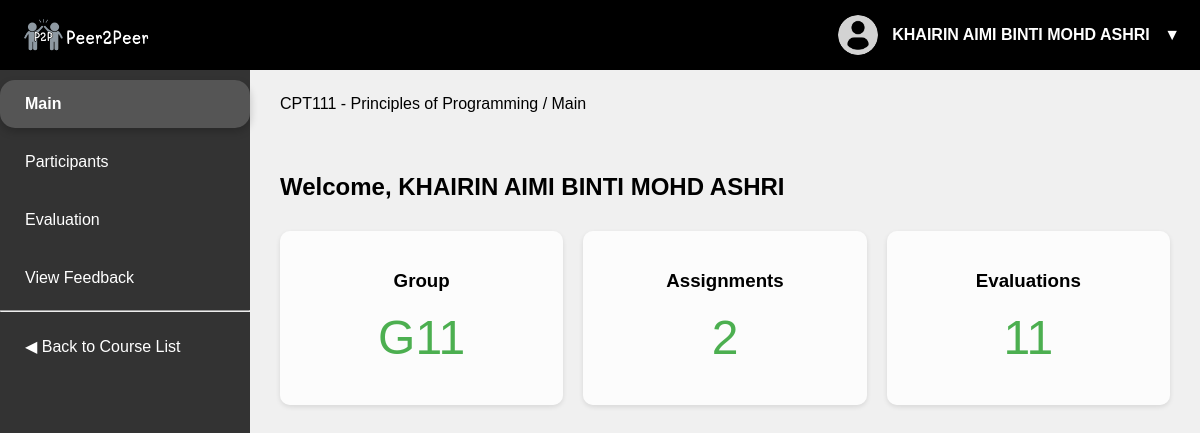
Screenshot of /course/1 (signed in) with the database file from the repository.
### models.py (models this page shows)
class User(db.Model):
    __tablename__ = 'User'
    id = db.Column(db.Integer, primary_key=True)
    name = db.Column(db.String(100), nullable=False)
    email = db.Column(db.String(100), unique=True, nullable=False)
    username = db.Column(db.String(50), unique=True, nullable=False)
    password = db.Column(db.String(255), nullable=False)  # Store hashed passwords
    role = db.Column(SQLAlchemyEnum('student', 'lecturer', 'admin', name='user_roles'), nullable=False)
    enrollments = db.relationship('UserCourseEnrollment', back_populates='user')
    group_evaluations = db.relationship('GroupEvaluations', back_populates='evaluatee', lazy=True)  # Add this line

class Course(db.Model):
    __tablename__ = 'Course'
    id = db.Column(db.Integer, primary_key=True)
    name = db.Column(db.String(100), nullable=False)
    code = db.Column(db.String(20), unique=True, nullable=False)
    enrollments = db.relationship('UserCourseEnrollment', back_populates='course')
    assignments = db.relationship('Assignments', back_populates='course')
    self_evaluations = db.relationship('SelfEvaluations', back_populates='course')
    comments = db.relationship('Comments', back_populates='course')

class Groups(db.Model):
    __tablename__ = 'Groups'
    id = db.Column(db.Integer, primary_key=True)
    course_id = db.Column(db.Integer, db.ForeignKey('Course.id'), nullable=False)
    name = db.Column(db.String(100), nullable=False)
    course = db.relationship('Course', backref='groups')
    members = db.relationship('GroupMembers', back_populates='group')
    group_evaluations = db.relationship('GroupEvaluations', back_populates='group', lazy=True)
    participation_evaluations = db.relationship('ParticipationEvaluations', back_populates='group', lazy=True)  # Add this line
    leadership_evaluations = db.relationship('LeadershipEvaluations', back_populates='group', lazy=True)
    cooperation_evaluations = db.relationship('CooperationEvaluations', back_populates='group', lazy=True)
    time_management_evaluations = db.relationship('TimeManagementEvaluations', back_populates='group', lazy=True)
    communication_evaluations = db.relationship('CommunicationEvaluations', back_populates='group', lazy=True)
    problem_solving_evaluations = db.relationship('ProblemSolvingEvaluations', back_populates='group', lazy=True)

### app.py (the view)
@app.route('/course/<int:course_id>')
def course_view(course_id):
    course = Course.query.get(course_id)
    if course is None:
        abort(404)  # Return a 404 error if the course is not found
    if 'user_id' not in session:
        abort(403)  # Forbidden if the user is not logged in
    user_id = session['user_id']
    user = User.query.get(user_id)  # Fetch the user from the database
    if user is None:
        abort(403)  # Forbidden if the user is not found
    user_role = session.get('role')  # Assuming role is stored in session
    enrolled_students_count = get_enrolled_students_count(course_id)  # Function to get count of enrolled students
    group_count = get_group_count(course_id)  # Count the number of groups
    assignments_count = get_assignments_count(course_id)  # Count of assignments
    evaluations_count = get_evaluations_count(user_id, course_id)
    group_name = None
    group_membership = GroupMembers.query.filter_by(user_id=user_id).first()
    if group_membership:
        group = Groups.query.get(group_membership.group_id)  # Get the group based on membership
        if group:
            group_name = group.name  # Get the group name
    groups = Groups.query.filter_by(course_id=course_id).all()
    group_id = request.args.get('group_id', type=int)
    if user_role == 'lecturer':
        query = db.session.query(
            GroupEvaluations.assignment_id,
            Assignments.title.label('assignment_title'),
            db.func.avg(GroupEvaluations.Pavg).label('avg_participation'),
            db.func.avg(GroupEvaluations.Lavg).label('avg_leadership'),
            db.func.avg(GroupEvaluations.Cavg).label('avg_cooperation'),
            db.func.avg(GroupEvaluations.TMavg).label('avg_time_management'),
            db.func.avg(GroupEvaluations.CommAvg).label('avg_communication'),
            db.func.avg(GroupEvaluations.PSavg).label('avg_problem_solving')
        ).join(Assignments, GroupEvaluations.assignment_id == Assignments.id
        ).filter(Assignments.course_id == course_id)
        if group_id:
            query = query.filter(GroupEvaluations.group_id == group_id)
        evaluations = query.group_by(GroupEvaluations.assignment_id, Assignments.title).all()
        assignments = [e.assignment_title for e in evaluations]
        avg_participation = [e.avg_participation for e in evaluations]
        avg_leadership = [e.avg_leadership for e in evaluations]
        avg_cooperation = [e.avg_cooperation for e in evaluations]
        avg_time_management = [e.avg_time_management for e in evaluations]
        avg_communication = [e.avg_communication for e in evaluations]
        avg_problem_solving = [e.avg_problem_solving for e in evaluations]
        fig = go.Figure()
        fig.add_trace(go.Bar(x=assignments, y=avg_participation, name='Participation', marker_color='#E0F2F1'))
        fig.add_trace(go.Bar(x=assignments, y=avg_leadership, name='Leadership', marker_color='#B2DFDB'))
        fig.add_trace(go.Bar(x=assignments, y=avg_cooperation, name='Cooperation', marker_color='#80CBC4'))
        fig.add_trace(go.Bar(x=assignments, y=avg_time_management, name='Time Management', marker_color='#4DB6AC'))
        fig.add_trace(go.Bar(x=assignments, y=avg_communication, name='Communication', marker_color='#26A69A'))
        fig.add_trace(go.Bar(x=assignments, y=avg_problem_solving, name='Problem Solving', marker_color='#00897B'))
        fig.update_layout(
            title='Average Scores by Assignment',
            xaxis_title='Assignments',
            yaxis_title='Average Scores',
            barmode='group',
            plot_bgcolor='white',
            paper_bgcolor='white',
            font=dict(color='#333333'),
            xaxis=dict(showgrid=False),
            yaxis=dict(showgrid=True, gridcolor='#EEEEEE')
        )
        plot_html = fig.to_html(full_html=False)
        completed, pending = get_evaluation_completion_status(course_id)
        fig = go.Figure(data=[go.Pie(
            labels=['Completed', 'Pending'],
            values=[completed, pending],
            hole=.5,
            marker=dict(colors=['#4CAF50', '#C0C0C0'])
        )])
        fig.update_layout(title='Group Evaluation Completion Status')
        completion_html = fig.to_html(full_html=False)
        radar_query = db.session.query(
            func.avg(GroupEvaluations.Pavg).label('participation'),
            func.avg(GroupEvaluations.Lavg).label('leadership'),
            func.avg(GroupEvaluations.Cavg).label('cooperation'),
            func.avg(GroupEvaluations.TMavg).label('time_management'),
            func.avg(GroupEvaluations.CommAvg).label('communication'),
            func.avg(GroupEvaluations.PSavg).label('problem_solving')
        ).join(Groups, Groups.id == GroupEvaluations.group_id
        ).filter(Groups.course_id == course_id)
        if group_id:
            radar_query = radar_query.filter(GroupEvaluations.group_id == group_id)
        radar_scores = radar_query.first()
        categories = ['Participation', 'Leadership', 'Cooperation', 'Time Management', 'Communication', 'Problem Solving']
        scores = [
            radar_scores.participation,
            radar_scores.leadership,
            radar_scores.cooperation,
            radar_scores.time_management,
            radar_scores.communication,
            radar_scores.problem_solving
        ]
        scores = [s if s is not None else 0 for s in scores]
        radar_fig = go.Figure()
        radar_fig.add_trace(go.Scatterpolar(
            r=scores,
            theta=categories,
            fill='toself',
            name='Average',
            line_color='rgba(34, 94, 168, 0.8)'
        ))
        radar_fig.update_layout(
            polar=dict(radialaxis=dict(visible=True, range=[0, 5])),
            showlegend=True,
            title='Overall Group Performance'
        )
        radar_html = radar_fig.to_html(full_html=False)
        return render_template('course_view_lecturer.html',
                               user=user,
                               course=course,
                               enrolled_students_count=enrolled_students_count,
                               group_count=group_count,
                               assignments_count=assignments_count,
                               groups=groups,
                               selected_group_id=group_id,
                               plot_html=plot_html,
                               completion_html=completion_html,
                               radar_html=radar_html,
                               active_page='course_view_lecturer')
    elif user_role == 'student':
        return render_template('course_view_student.html',
                                user=user,
                                course=course,
                                group_name=group_name,
                                assignments_count=assignments_count,
                                evaluations_count=evaluations_count,
                                active_page='course_view_student')
    else:
        abort(403)  # Forbidden if the role is not recognized

### app.py (called while the page is built)
def get_enrolled_students_count(course_id):
    return UserCourseEnrollment.query.join(User).filter(
        UserCourseEnrollment.course_id == course_id,
        User.role == 'student'  # Ensure only students are counted
    ).count()

def get_group_count(course_id):
    return Groups.query.filter_by(course_id=course_id).count()

def get_assignments_count(course_id):
    return Assignments.query.filter_by(course_id=course_id).count()

def get_evaluations_count(user_id, course_id):
    group_membership = GroupMembers.query.filter_by(user_id=user_id).first()
    if not group_membership:
        return 0  # No group membership, return 0 evaluations
    group = Groups.query.get(group_membership.group_id)  # Get the group based on membership
    group_members = GroupMembers.query.filter_by(group_id=group.id).all()  # Fetch all members of the group
    group_members = [member for member in group_members if member.user_id != user_id]
    assignments = Assignments.query.filter_by(course_id=course_id).all()
    num_assignments = len(assignments)
    num_group_members = len(group_members)
    total_group_evaluations = num_group_members * num_assignments  # Total group evaluations needed
    total_evaluations = total_group_evaluations + 1  # Always add 1 for the self-evaluation
    return total_evaluations

### templates/course_view_student.html (shortened to what this page needs)
<!DOCTYPE html>
<html lang="en">
<head>
    <link rel="stylesheet" href="{{ url_for('static', filename='style.css') }}">
</head>
<body>
    <header>
        <div class="topnav">
            <div class="logo">
                <img src="{{ url_for('static', filename='P2P.png') }}" alt="Logo">
            </div>
            <div class="user-profile">
                <img src="{{ url_for('static', filename='user.png') }}" alt="Profile picture">
                <span>{{ user.name }}</span>
                <button class="profile-toggle">▼</button>
            </div>
        </div>
    </header>
    <div class="main">
        <div class="sidenav">
            <a href="{{ url_for('course_view', course_id=course.id) }}" class="{% if active_page == 'course_view_student' %}active{% endif %}">Main</a>
            <a href="{{ url_for('participants_view', course_id=course.id) }}" class="{% if active_page == 'participants_student' %}active{% endif %}">Participants</a>
            <a href="{{ url_for('evaluation', course_id=course.id) }}" class="{% if active_page == 'evaluation' %}active{% endif %}">Evaluation</a>
            <a href="{{ url_for('view_feedback', course_id=course.id) }}" class="{% if active_page == 'view_feedback' %}active{% endif %}">View Feedback</a>
            <hr>
             <a href="{{ url_for('course_selection') }}">◀ Back to Course List</a>
        </div>
        <div class="webloc-section">
            <p>{{ course.code }} - {{ course.name }} / Main</p>
        </div>
        <div class="welcome-section">
            <h2>Welcome, {{ user.name }}</h2>
        </div>
        <div class="dashboard-stats">
            <div class="stats-container">
                <div class="stat">
                    <h3>Group</h3>
                    <p style="font-size: 48px; color: #4CAF50;">{{ group_name }}</p>
                </div>
                <div class="stat">
                    <h3>Assignments</h3>
                    <p style="font-size: 48px; color: #4CAF50;">{{ assignments_count }}</p>
                </div>
                <div class="stat">
                    <h3>Evaluations</h3>
                    <p style="font-size: 48px; color: #4CAF50;">{{ evaluations_count }}</p>
                </div>
            </div>
        </div>
    </div>
</body>
</html>

### static/style.css (style rules this page uses)
body, html { margin: 0; padding: 0; height: 100%; font-family: Arial, sans-serif; background-color: #f0f0f0; }
header { background-color: #000; position: fixed; width: 100%; z-index: 1000; }
.topnav { display: flex; justify-content: space-between; align-items: center; padding: 10px 20px; height: 50px; }
.logo img { height: 40px; vertical-align: middle; }
p { font-size: 20px; margin: 10px 0 20px; }
a { display: inline-block; margin-top: 10px; color: #007bff; text-decoration: none; }
.sidenav { width: 250px; height: 100vh; position: fixed; left: 0; top: 0; background-color: #333; padding-top: 70px; transition: 0.3s; }
.sidenav a { display: block; color: white; padding: 15px 25px; text-decoration: none; font-size: 16px; transition: 0.3s; }
.sidenav a.active { background-color: #555; color: white; font-weight: bold; border-radius: 15px; box-shadow: 0 4px 8px rgba(0, 0, 0, 0.2); font-size: 1em; }
.welcome-section { margin-top: 0px; padding: 10px; }
.webloc-section { margin-top: 55px; padding: 10px; font-size: 12px; margin-bottom: 0px; }
.webloc-section p { font-size: 16px; }
.main { margin-left: 250px; padding: 20px; }
.user-profile { position: relative; }
.user-profile img { width: 40px; height: 40px; border-radius: 50%; margin-right: 10px; vertical-align: middle; }
.user-profile span { font-size: 16px; font-weight: bold; color: #fff; line-height: 40px; }
.profile-toggle { background: none; border: none; color: #fff; font-size: 16px; cursor: pointer; padding: 0; margin-left: 10px; }
.dashboard-stats .stat { position: relative; margin-bottom: 20px; }
.stats-container { display: flex; justify-content: space-between; align-items: center; }
.stat { flex: 1; margin: 0 10px; background-color: rgba(255, 255, 255, 0.8); padding: 20px; border-radius: 10px; box-shadow: 0 2px 5px rgba(0, 0, 0, 0.1); text-align: center; }

### rows the page displays
User: name "KHAIRIN AIMI BINTI MOHD ASHRI"
Course: code "CPT111", name "Principles of Programming"
Groups: name "G11"

### other values shown
{{ assignments_count }} "2"
{{ evaluations_count }} "11"
